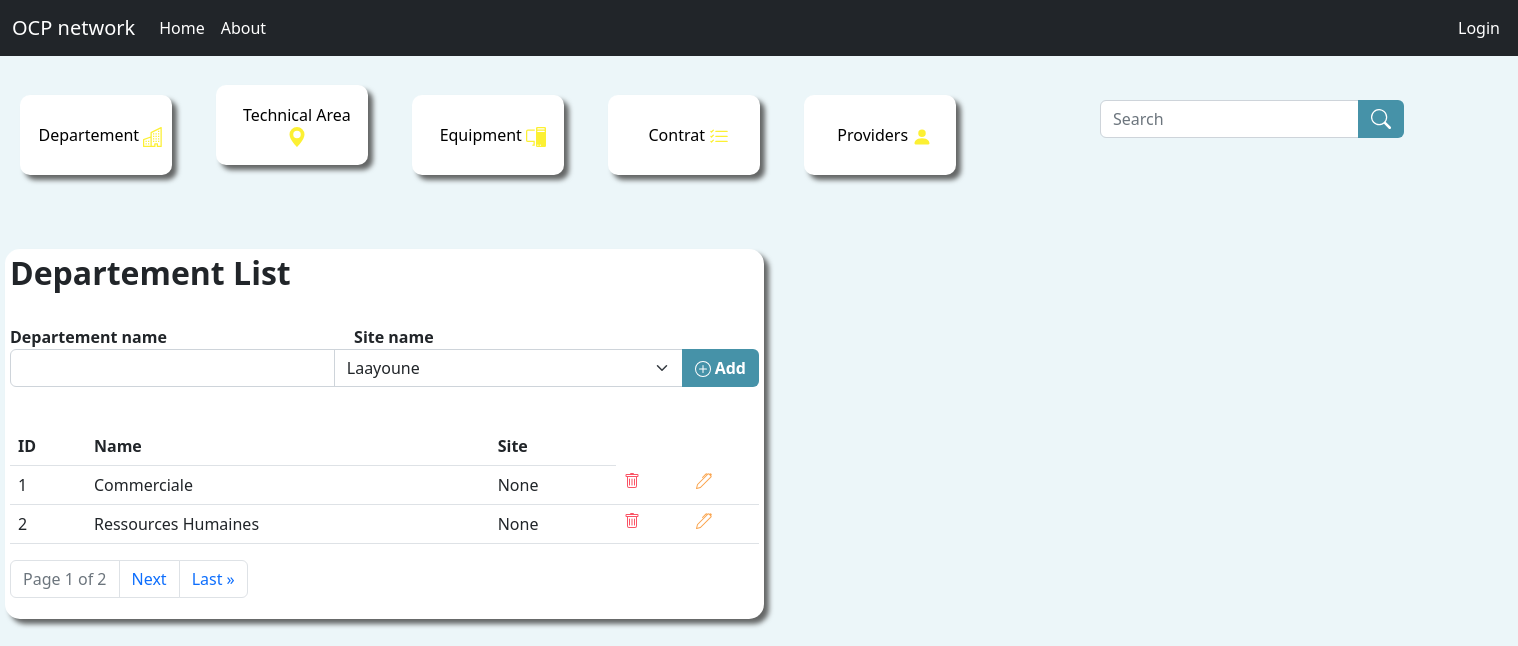
Screenshot of /myapp/departementview/ with the database file from the repository.
### myapp/models.py (models this page shows, shortened)
class Departement(models.Model):
    nameD = models.CharField(max_length=255)
    site = models.ForeignKey(Site, null=True, on_delete= models.SET_NULL)

### myapp/views.py (the view)
# urls.py: path('departementview/', views.departementview, name='departementview'),
def departementview(request):
  mydeps = Departement.objects.all().values()
  mysites = Site.objects.all().values()
  p = Paginator(Departement.objects.all(),2)
  page = request.GET.get('page')
  deps = p.get_page(page)
  template = loader.get_template('departementview.html')
  context = {
    'deps': deps,
    'mydeps': mydeps,
    'mysites': mysites,
  }
  return HttpResponse(template.render(context, request))

### myapp/templates/departementview.html (shortened to what this page needs)
<html>
    <head>
<link href="https://cdn.jsdelivr.net/npm/bootstrap@5.2.0/dist/css/bootstrap.min.css" rel="stylesheet">
    </head>
<body style="background-color: #ECF6F9 ;">
  <nav class="navbar navbar-expand-lg bg-dark">
    <div class="container-fluid">
      <a class="navbar-brand" href="/admin" style="color: white;">OCP network</a>
      <div class="collapse navbar-collapse" id="navbarSupportedContent">
        <ul class="navbar-nav me-auto mb-2 mb-lg-0">
          <li class="nav-item">
            <a class="nav-link active" aria-current="page" style="color: white;" href="#">Home</a>
          </li>
          <li class="nav-item">
            <a class="nav-link" style="color: white;" href="#">About</a>
          </li>
          {% if user.is_authenticated %}
          <li class="nav-item">
            <a class="nav-link " style=" color: white; left: 1450px; position: absolute;" href="{% url 'logout' %}">Logout</a>
          </li>
          {% else %}
          <li class="nav-item">
            <a class="nav-link " style=" color: white; left: 1450px; position: absolute;" href="{% url 'login' %}">Login</a>
          </li>
          {% endif %}
        </ul>
      </div>
    </div>
  </nav>
<br>
<button onclick="window.location='/myapp/departementview';" class="littlebtn">Departement     </button>
<button onclick="window.location='/myapp/areaview';" class="littlebtn">Technical Area     <svg xmlns="http://www.w3.org/2000/svg" width="20" height="20" fill="#FCF033" class="bi bi-geo-alt-fill" viewBox="0 0 16 16">
  <path d="M8 16s6-5.686 6-10A6 6 0 0 0 2 6c0 4.314 6 10 6 10zm0-7a3 3 0 1 1 0-6 3 3 0 0 1 0 6z"/>
</svg></button>
<button onclick="window.location='/myapp/equipmentview';" class="littlebtn">Equipment     </button>
<button  onclick="window.location='/myapp/contratview';"  class="littlebtn">Contrat    </button>
<button onclick="window.location='/myapp/providerview';"  class="littlebtn">Providers   <svg xmlns="http://www.w3.org/2000/svg" width="20" height="20" fill="#FCF033" class="bi bi-person-fill" viewBox="0 0 16 16">
  <path d="M3 14s-1 0-1-1 1-4 6-4 6 3 6 4-1 1-1 1H3zm5-6a3 3 0 1 0 0-6 3 3 0 0 0 0 6z"/>
</svg></button>  <form >
<div  class="input-group mb-3 search" >
  <input  class="form-control" type="search" placeholder="Search" aria-label="Search">
  <button class="btn" style="background-color: #4692A8 ; color: white;"  type="submit"></button></div>
</form>
<br><br>
<div class="cont">
<h2><b>Departement List</b></h2>
<form action="addrecorddep/" method="post">
    <br>
    <label><b>Departement name</b></label>&nbsp &nbsp&nbsp&nbsp &nbsp &nbsp &nbsp &nbsp &nbsp &nbsp&nbsp &nbsp &nbsp &nbsp&nbsp &nbsp &nbsp &nbsp &nbsp &nbsp &nbsp &nbsp &nbsp &nbsp &nbsp<label><b>Site name</b></label>
    <div class="input-group mb-3">
    <input type="text" class="form-control" name="nameD">
    <select name="namess" class="form-select" aria-label="Default select example">
      {% for x in mysites %}
      <option >{{ x.nameS }}</option>
      {% endfor %}
    </select>
    <button onclick="window.location='adddep';" class="btn" style="background-color: #4692A8 ; color: white;" type="submit"><b>  Add</b></button></div>
</form>
<br>
<table class="table caption-top" style="border-radius: 10px;">
    <tr  >
        <td><b>ID</b></td>
        <td><b>Name</b></td>
        <td><b>Site</b></td>
    </tr>
{% for x in deps %}
<tr>
<td>{{ x.id }}</td>
<td>{{ x.nameD }}</td>
<td>{{ x.site }}</td>
<td><a href="deletedep/{{ x.id }}"></a></td>
  <td><a href="updatedep/{{ x.id }}"></a></td>
</tr>
{% endfor %}
</table>
<nav aria-label="Page navigation example">
  <ul class="pagination">
<li class="page-item disabled"><a class="page-link" >Page {{ deps.number }} of {{ deps.paginator.num_pages }}</a></li>
  {% if deps.has_next %}
  <li class="page-item"><a class="page-link" href="?page={{ deps.next_page_number }}"> Next </a></li>
  <li class="page-item"><a class="page-link" href="?page={{ deps.paginator.num_pages }}">Last  &raquo </a></li>
{% endif %}
</ul>
</nav>
</div>
</body>
</html>

### myapp/templates/departementview.html (style rules this page uses)
.cont { background-color: white; margin: 5px 5px 5px 5px; padding: 5px 5px 5px 5px; border-radius: 15px; width: 50%; box-shadow: 5px 5px 5px #646666 ; }
.caption-top { border-radius: 10px; }
.littlebtn { background-color: white; margin: 5px 20px 5px 20px; padding: 5px 5px 5px 15px; border-radius: 10px; border-color: white; border: 0; width: 10%; height: 10%; font-weight: 500; box-shadow: 5px 5px 5px #646666 ; }
.search { position: absolute; width: 20%; left: 1100px; top: 100px; }

### rows the page displays
Departement: id "1", nameD "Commerciale", site "None"
Departement: id "2", nameD "Ressources Humaines", site "None"

### other values shown
{{ deps.number }} "1"
{{ deps.paginator.num_pages }} "2"
form field namess "Laayoune"
